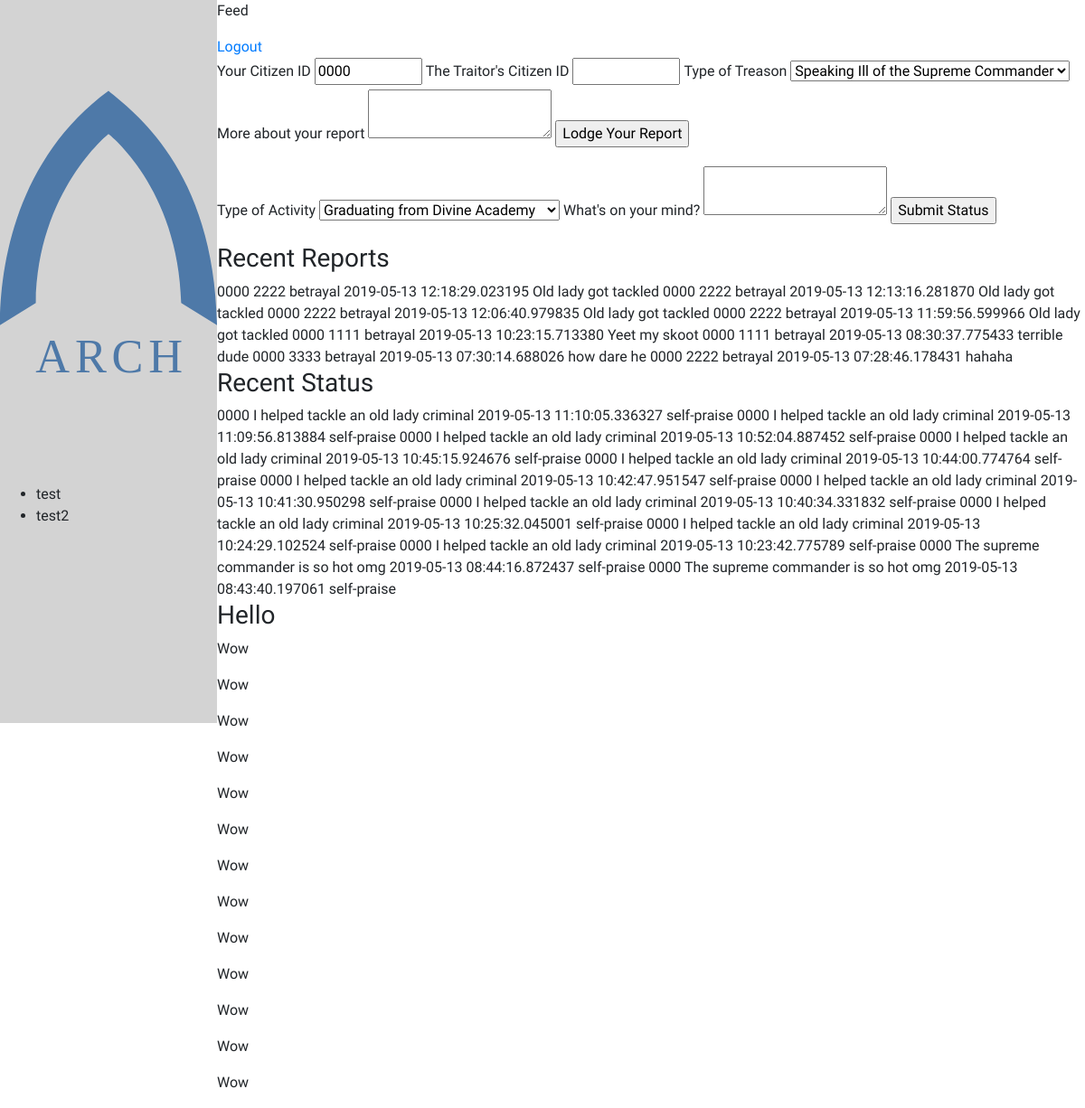
The page /feed (signed in) on the database its author committed.
### app/models.py (models this page shows, shortened)
class Report(db.Model):
    reporter_id = db.Column(db.String(12), db.ForeignKey('citizen.citizen_id'))
    reported_id = db.Column(db.String(12), db.ForeignKey('citizen.citizen_id'))
    report_id  = db.Column(db.Integer, primary_key=True)
    time = db.Column(db.DateTime, index=True, default=datetime.utcnow)
    report_category = db.Column(db.String(64), default='betrayal')
    body = db.Column(db.String(140))

class Status(db.Model):
    citizen_id = db.Column(db.String(12), db.ForeignKey('citizen.citizen_id'))
    status_id = db.Column(db.Integer, primary_key=True)
    timestamp = db.Column(db.DateTime, index=True, default=datetime.utcnow)
    status_category = db.Column(db.String(64), default='self-praise')
    body = body = db.Column(db.String(140))

### app/routes.py (the view)
@app.route('/feed', methods=['GET', 'POST'])
@login_required
def feed():
    invalid_citizen = False
    submit_error = False
    page = request.args.get('page', 1, type=int)
    form = CitizenReport(reporter=current_user.citizen_id)
    status_input = CitizenStatus()
    if form.validate_on_submit():
        reported = Citizen.query.filter_by(citizen_id=form.traitor.data).first()
        if reported is None:
            invalid_citizen = True
            return redirect(url_for('feed'))
        else:
            try:
                reported.score = reported.score + float(form.category.data)
                db.session.commit()
                new_report = Report(reporter_id=current_user.citizen_id, reported_id=reported.citizen_id, report_id=gen_id(), body=form.body.data)
                db.session.add(new_report)
                db.session.commit()
                print('Successful report submission')
            except Exception as score_error:
                print('Report submission error: ' + str(score_error))
    else:
        print('Report form validation error')
        print(form.errors)
    if status_input.validate_on_submit():
        try:
            current_citizen = Citizen.query.filter_by(citizen_id=current_user.citizen_id).first()
            current_citizen.score = current_citizen.score + float(status_input.status_category.data)
            db.session.commit()
            new_status = Status(citizen_id=current_user.citizen_id, status_id=gen_id(), body=status_input.status.data)
            db.session.add(new_status)
            db.session.commit()
            print('Status submission successful')
        except Exception as status_error:
            print('Status submission error: ' + str(status_error))
    else:
        print('Status form validation error')
        print(status_input.errors)
    reports = Report.query.order_by(Report.time.desc()).paginate(page, 20, False)
    all_status = Status.query.order_by(Status.timestamp.desc()).paginate(page, 20, False)
    return render_template('feed.html', title='Feed', form=form, reports=reports.items, status_input=status_input, statuses=all_status.items)

### app/forms.py
class CitizenReport(FlaskForm):
    reporter = StringField('Your Citizen ID', validators=[DataRequired(), Length(min=4, max=8)])
    traitor = StringField("The Traitor's Citizen ID", validators=[DataRequired(), Length(min=4, max=8)])
    category = SelectField('Type of Treason', choices=offenses, validators=[DataRequired()])
    body = TextAreaField('More about your report')
    submit = SubmitField('Lodge Your Report')

class CitizenStatus(FlaskForm):
    status = TextAreaField("What's on your mind?")
    status_category = SelectField('Type of Activity', choices=activities, validators=[DataRequired()])
    submit = SubmitField('Submit Status')

### app/models.py (called while the page is built)
@login.user_loader
def get_user(citizen_id):
    return Citizen.query.get(citizen_id)

### app/templates/feed.html (shortened to what this page needs)
{% extends "sidebar-base.html" %}
{% block content %}
     <p>Feed</p>
     <a href="{{ url_for('logout')}}">Logout</a>
     <form method="post">
          {{ form.reporter.label }}
          {{ form.reporter(size=8) }}
          {{ form.traitor.label }}
          {{ form.traitor(size=8) }}
          {{ form.category.label }}
          {{ form.category }}
          {{ form.body.label }}
          {{ form.body(size=140) }}
          {{ form.submit() }}
     </form>
     <form method="post">
          {{ status_input.status_category.label() }}
          {{ status_input.status_category }}
          {{ status_input.status.label }}
          {{ status_input.status(size=140) }}
          {{ status_input.submit() }}
     </form>
     <div>
          <h3>Recent Reports</h3>
          {% for report in reports %}
               {{ report.reporter_id }}
               {{ report.reported_id }}
               {{ report.report_category }}
               {{ report.time }}
               {{ report.body }}
          {% endfor %}
     </div>
     <div>
          <h3>Recent Status</h3>
          {% for status in statuses %}
               {{ status.citizen_id }}
               {{ status.body }}
               {{ status.timestamp }}
               {{ status.status_category }}
          {% endfor %}
     </div>
     <div>
          <h3>Hello</h3>
          <p>Wow</p>
          <p>Wow</p>
          <p>Wow</p>
          <p>Wow</p>
          <p>Wow</p>
          <p>Wow</p>
          <p>Wow</p>
          <p>Wow</p>
          <p>Wow</p>
          <p>Wow</p>
          <p>Wow</p>
          <p>Wow</p>
          <p>Wow</p>
     </div>
{% endblock content %}

### app/templates/sidebar-base.html (shortened to what this page needs)
<html lang="en">
    <head>
        <link rel="stylesheet" href="https://stackpath.bootstrapcdn.com/bootstrap/4.3.1/css/bootstrap.min.css">
        <link rel="stylesheet" type="text/css" href="{{ url_for('static', filename='styles/main.css') }}">
        <link rel="stylesheet" type="text/css" href="{{ url_for('static', filename='styles/sidebar.css') }}">
    </head>
    <body>
        <div class="page">
            <div class="nav">
                <img id="nav-logo" src="{{ url_for('static', filename='assets/logotext.svg') }}" alt="Arch">
                <ul id="nav-list">
                    <li class="nav-item">test</li>
                    <li class="nav-item">test2</li>
                </ul>
            </div>
            <div class="feedbox">
                {% block content %} {% endblock content %}
            </div>
        </div>
    </body>
</html>

### app/static/styles/main.css (style rules this page uses)
body { font-family: 'Questrial', sans-serif; overflow-x: hidden; }

### app/static/styles/sidebar.css (style rules this page uses)
body { margin: 0; }
.page { display: grid; grid-template-columns: 20vw auto; }
.nav { position: fixed; width: 20vw; height: 100vh; background-color: lightgray; }
.feedbox { grid-column-start: 2; }

### rows shown on the page
Report: reporter_id "0000", reported_id "2222", report_category "betrayal", time "2019-05-13 12:18:29.023195", body "Old lady got tackled"
Report: reporter_id "0000", reported_id "2222", report_category "betrayal", time "2019-05-13 12:13:16.281870", body "Old lady got tackled"
Report: reporter_id "0000", reported_id "2222", report_category "betrayal", time "2019-05-13 12:06:40.979835", body "Old lady got tackled"
Report: reporter_id "0000", reported_id "2222", report_category "betrayal", time "2019-05-13 11:59:56.599966", body "Old lady got tackled"
Report: reporter_id "0000", reported_id "1111", report_category "betrayal", time "2019-05-13 10:23:15.713380", body "Yeet my skoot"
Report: reporter_id "0000", reported_id "1111", report_category "betrayal", time "2019-05-13 08:30:37.775433", body "terrible dude"
Report: reporter_id "0000", reported_id "3333", report_category "betrayal", time "2019-05-13 07:30:14.688026", body "how dare he"
Report: reporter_id "0000", reported_id "2222", report_category "betrayal", time "2019-05-13 07:28:46.178431", body "hahaha"
Status: citizen_id "0000", body "I helped tackle an old lady criminal", timestamp "2019-05-13 11:10:05.336327", status_category "self-praise"
Status: citizen_id "0000", body "I helped tackle an old lady criminal", timestamp "2019-05-13 11:09:56.813884", status_category "self-praise"
Status: citizen_id "0000", body "I helped tackle an old lady criminal", timestamp "2019-05-13 10:52:04.887452", status_category "self-praise"
Status: citizen_id "0000", body "I helped tackle an old lady criminal", timestamp "2019-05-13 10:45:15.924676", status_category "self-praise"
Status: citizen_id "0000", body "I helped tackle an old lady criminal", timestamp "2019-05-13 10:44:00.774764", status_category "self-praise"
Status: citizen_id "0000", body "I helped tackle an old lady criminal", timestamp "2019-05-13 10:42:47.951547", status_category "self-praise"
Status: citizen_id "0000", body "I helped tackle an old lady criminal", timestamp "2019-05-13 10:41:30.950298", status_category "self-praise"
Status: citizen_id "0000", body "I helped tackle an old lady criminal", timestamp "2019-05-13 10:40:34.331832", status_category "self-praise"
Status: citizen_id "0000", body "I helped tackle an old lady criminal", timestamp "2019-05-13 10:25:32.045001", status_category "self-praise"
Status: citizen_id "0000", body "I helped tackle an old lady criminal", timestamp "2019-05-13 10:24:29.102524", status_category "self-praise"
Status: citizen_id "0000", body "I helped tackle an old lady criminal", timestamp "2019-05-13 10:23:42.775789", status_category "self-praise"
Status: citizen_id "0000", body "The supreme commander is so hot omg", timestamp "2019-05-13 08:44:16.872437", status_category "self-praise"
Status: citizen_id "0000", body "The supreme commander is so hot omg", timestamp "2019-05-13 08:43:40.197061", status_category "self-praise"

### other values the page prints
{{ status_input.status_category.label() }} "Type of Activity"
{{ status_input.status.label }} "What's on your mind?"
